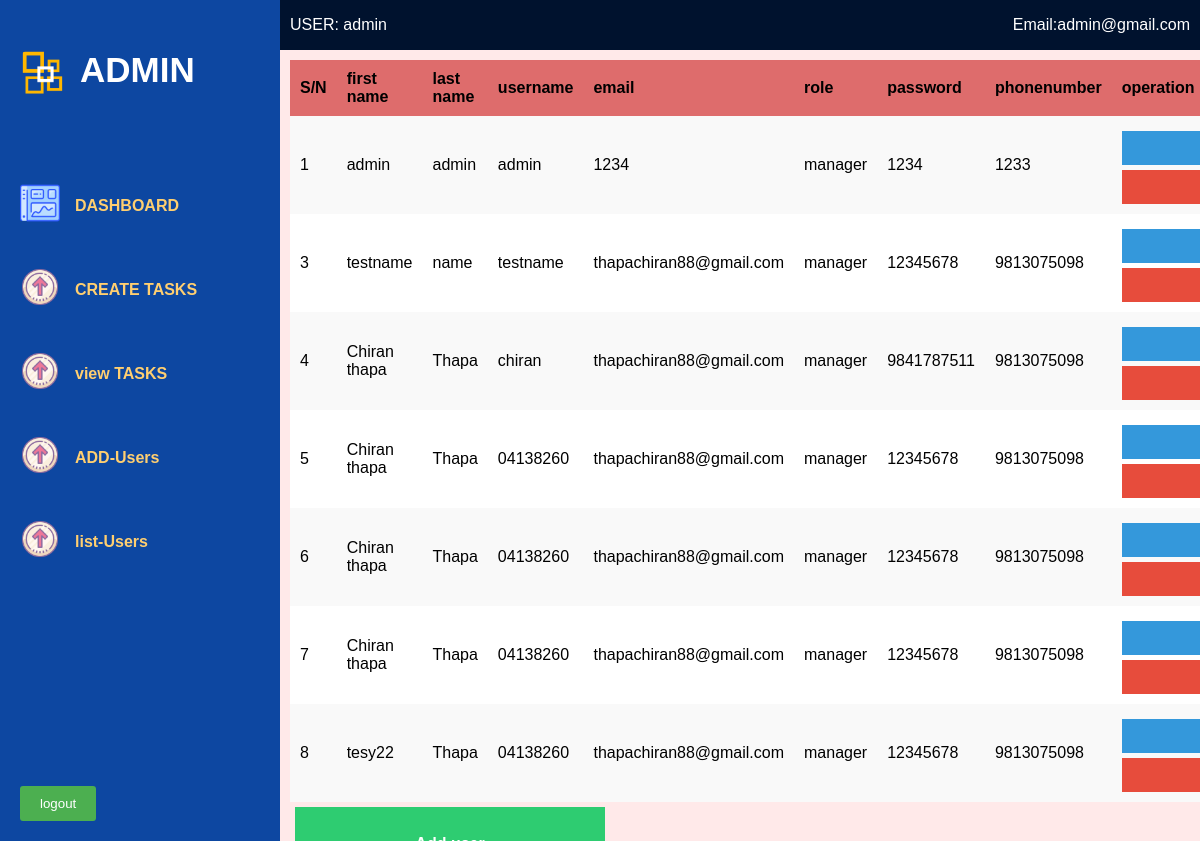
The app's page /listuser.php (signed in) with its own data.
### tables this page shows
CREATE TABLE `users` (
  `id` int(11) NOT NULL,
  `firstname` varchar(100) NOT NULL,
  `lastname` varchar(100) NOT NULL,
  `username` varchar(100) NOT NULL,
  `email` varchar(100) NOT NULL,
  `role` tinyint(4) DEFAULT NULL CHECK (`role` in (1,2,3)),
  `password` varchar(255) DEFAULT NULL,
  `phonenumber` varchar(20) DEFAULT NULL
);

### listuser.php (the view, shortened to what this page needs)
<?php include('config/db.php');
?>
<!DOCTYPE html>
<html lang="en">
  <head>
    <link rel="stylesheet" href="styledash.css" />
    <link rel="stylesheet" href="swiper/swiper-bundle.min.css" />
</head>
<body>
    <?php
      include('inc/header.php');
      ?>
    <div class="container">
        <div class="Section">
            <div class="usertable">
        <table  class="table">
            <thead>
                <tr class="curve">
                    <th scope="col">S/N</th>
                    <th scope="col">first name</th>
                    <th scope="col">last name</th>
                    <th scope="col">username</th>
                    <th scope="col">email</th>
                    <th scope="col">role</th>
                    <th scope="col">password</th>
                    <th scope="col">phonenumber</th>
                    <th scope="col">operation</th>
                </tr>
            </thead>
            <tbody>
                <?php
$sql = "SELECT * FROM `Users`; ";
$result = mysqli_query($conn,$sql);
if($result){
    while( $row = mysqli_fetch_assoc($result)){
        $id=$row['id'];
        $firstname=$row['firstname'];
        $lastname=$row['lastname'];
        $username=$row['username'];
        $email=$row['email'];
        $role=$row['role'];
        $password=$row['password'];
        $phonenumber=$row['phonenumber'];
        $roleName = '';
        switch ($role) {
            case 1:
                $roleName = 'manager';
                break;
                    }
                    echo '
<tr>
<td scope="row">'.$id.'</td>
<td>'.$firstname.'</td>
<td>'.$lastname.'</td>
<td>'.$username.'</td>
<td>'.$email.'</td>
<td>'.$roleName.'</td>
<td>'.$password.'</td>
<td>'.$phonenumber.'</td>
<td>
<button class="btn btn-primary"><a class="text-light" href="update.php">Edit</a></button>
<button class="btn btn-danger"><a class="text-light" href="userdelete.php?deleteid='.$id.'">Delete</a></button>
</td>
</tr>
';
}
}
?>
</tbody>
</table>
<button class="btn btn-success ml-5"><a class="text-light" href="adduser.php">Add user</a></button>
</div>
</div>
</div>
</body>
</html>

### inc/header.php (shortened to what this page needs)
<header>
    <label>USER: <?php echo  $_SESSION['username'] ?></label>
    <label>Email:admin@gmail.com</label>
</header>
<nav>
        <ul>
          <li>
            <a href="#" class="logo">
              <img src="images/Picture2.png" alt="" />
              <span class="ADMIN">ADMIN</span>
            </a>
          </li>
          <li>
            <a href="dashboard.php" onclick="Opensection('main-dashboard')">
              <img class="dashlogo" src="images/icon/dashboard.png" alt="" />
              <span class="nav-item">DASHBOARD</span>
            </a>
          </li>
          <li>
            <a href="createtask.php" onclick="createTask()">
              <img
                class="dashlogo"
                src="images/icon/update.png"
                alt=""
              />
              <span class="nav-item">CREATE TASKS</span>
            </a>
          </li>
           <li>
            <a href="viewtask.php" onclick="viewTask()">
              <img
                class="dashlogo"
                src="images/icon/update.png"
                alt=""
              />
              <span class="nav-item">view TASKS</span>
            </a>
          </li>
          <li>
            <a href="adduser.php" onclick="">
              <img
                class="dashlogo"
                src="images/icon/update.png"
                alt=""
              />
              <span class="nav-item">ADD-Users</span>
            </a>
          </li>
          <li>
            <a href="listuser.php" onclick="">
              <img
                class="dashlogo"
                src="images/icon/update.png"
                alt=""
              />
              <span class="nav-item">list-Users</span>
            </a>
          </li>
           <li>
            <a href="#" class="logout">
              <form method="POST">
                <input type="submit" value="logout" name="logout"><label></label>
              </form>
            </a>
          </li>
        </ul>
      </nav>

### styledash.css (style rules this page uses)
* { margin: 0; padding: 0; outline: none; border: none; text-decoration: none; box-sizing: border-box; font-family: "Noto Sans JP", sans-serif; }
body { background: #d9d9d9; min-height: 100vh; }
header { background: #00122e; position: fixed; top: 0; left: 280px; width: calc(100% - 280px); height: 50px; text-align: center; color: #fff; display: flex; justify-content: space-between; align-items: center; padding: 0 10px; z-index: 999; }
nav { background: #0d47a1; overflow: hidden; height: 100vh; width: 280px; position: fixed; left: 0; padding-top: 30px; z-index: 999; }
.logo { text-align: center; display: flex; margin-top: 0 0 0 10px; padding-bottom: 3rem; }
.logo img { width: 45px; height: 45px; border-radius: 20%; }
.logo span { font-weight: bold; color: white; padding-left: 15px; font-size: 35px; text-transform: uppercase; }
a { position: relative; width: 280px; font-weight: bold; font-size: 16px; color: #ffcf70; display: table; padding: 20px; }
.dashlogo { position: relative; width: 40px; height: 40px; top: 20px; font-size: 20px; text-align: center; }
.nav-item { position: relative; top: 8px; margin-left: 15px; }
.logout { position: absolute; bottom: 0; }
.container { margin-left: 280px; height: 100vh; width: calc(100% - 280px); margin-top: 50px; position: fixed; background-color: #ffe9e9; transition: 0.5s; padding: 10px; box-sizing: border-box; overflow-y: auto; }
input[type="submit"] { background-color: #4CAF50; color: white; padding: 10px 20px; border: none; border-radius: 3px; cursor: pointer; }
.usertable table { border-collapse: collapse; width: 70%; font-family: Arial, sans-serif; }
.usertable th { background-color: #de6c6c; color: #000; font-weight: bold; padding: 15px; text-align: left; }
.usertable tr:nth-child(odd) { background-color: #f9f9f9; }
.usertable tr:nth-child(even) { background-color: #ffffff; }
.usertable td, .usertable th { border: none; padding: 10px; }
.usertable button { margin-top: 5px; padding: 8px 15px; background-color: #4caf50; color: #fff; border: none; cursor: pointer; text-decoration: none; font-size: 14px; }
.usertable a { color: #fff; text-decoration: none; }
.usertable .btn-primary { background-color: #3498db; }
.usertable .btn-danger { background-color: #e74c3c; }
.usertable .btn-success { background-color: #2ecc71; }
.usertable .text-light { color: #fff; }
.usertable .ml-5 { margin-left: 5px; }

### records on screen
users: id "1", firstname "admin", lastname "admin", username "admin", email "1234", role "manager", password "1234", phonenumber "1233"
users: id "3", firstname "testname", lastname "name", username "testname", email "thapachiran88@gmail.com", role "manager", password "12345678", phonenumber "9813075098"
users: id "4", firstname "Chiran thapa", lastname "Thapa", username "chiran", email "thapachiran88@gmail.com", role "manager", password "9841787511", phonenumber "9813075098"
users: id "5", firstname "Chiran thapa", lastname "Thapa", username "04138260", email "thapachiran88@gmail.com", role "manager", password "12345678", phonenumber "9813075098"
users: id "6", firstname "Chiran thapa", lastname "Thapa", username "04138260", email "thapachiran88@gmail.com", role "manager", password "12345678", phonenumber "9813075098"
users: id "7", firstname "Chiran thapa", lastname "Thapa", username "04138260", email "thapachiran88@gmail.com", role "manager", password "12345678", phonenumber "9813075098"
users: id "8", firstname "tesy22", lastname "Thapa", username "04138260", email "thapachiran88@gmail.com", role "manager", password "12345678", phonenumber "9813075098"

### other values on screen
$_SESSION['username'] "admin"
